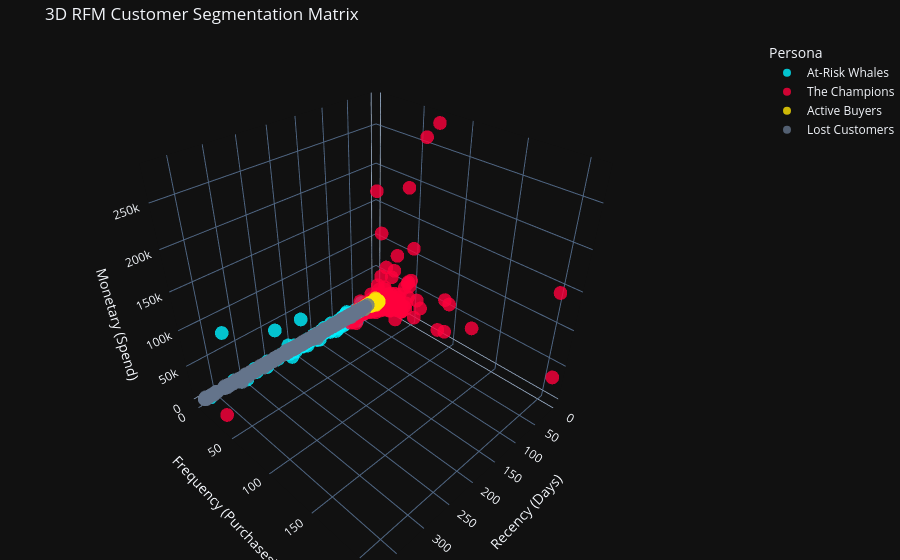

The notebook cell this image was saved under:
### Markdown cell above
# 7. Executive Business Personas & 3D Visualization
Translating the mathematical clusters into actionable marketing personas, and rendering a 3D interactive scatter plot to visualize the customer segmentation across the R, F, and M axes.

### Code cell
import plotly.express as px

# 1. Define the Business Personas
# (Note: Map these index numbers to the exact cluster IDs from your previous output)
persona_mapping = {
    cluster_summary.index[0]: 'The Champions',
    cluster_summary.index[1]: 'At-Risk Whales', 
    cluster_summary.index[2]: 'Active Buyers',
    cluster_summary.index[3]: 'Lost Customers'
}

# Apply personas to the master dataset
df_rfm['Persona'] = df_rfm['Cluster'].map(persona_mapping)

# 2. Render the 3D Interactive Engine
fig = px.scatter_3d(
    df_rfm, 
    x='Recency', 
    y='Frequency', 
    z='Monetary',
    color='Persona',
    title='3D RFM Customer Segmentation Matrix',
    color_discrete_sequence=['#00F0FF', '#FF003C', '#FCE205', '#64748B'],
    opacity=0.8,
    size_max=10
)

# Dark theme formatting to match the Cyberpunk Mainframe
fig.update_layout(
    template='plotly_dark',
    scene=dict(
        xaxis_title='Recency (Days)',
        yaxis_title='Frequency (Purchases)',
        zaxis_title='Monetary (Spend)'
    ),
    margin=dict(l=0, r=0, b=0, t=40)
)

fig.show()

### Figure 1 — Plotly figure (JSON) as saved in the notebook; plotly's stock layout.template omitted (floating-point values rounded to 4 significant figures; data arrays with more than 128 entries replaced by an {"elided": "..."} marker saying what was removed)
{"data": [{"hovertemplate": "Persona=At-Risk Whales<br>Recency=%{x}<br>Frequency=%{y}<br>Monetary=%{z}<extra></extra>", "legendgroup": "At-Risk Whales", "marker": {"color": "#00F0FF", "opacity": 0.8, "symbol": "circle"}, "mode": "markers", "name": "At-Risk Whales", "scene": "scene", "showlegend": true, "type": "scatter3d", "x": {"elided": "1173 int values"}, "y": {"elided": "1173 int values"}, "z": {"elided": "1173 float values"}}, {"hovertemplate": "Persona=The Champions<br>Recency=%{x}<br>Frequency=%{y}<br>Monetary=%{z}<extra></extra>", "legendgroup": "The Champions", "marker": {"color": "#FF003C", "opacity": 0.8, "symbol": "circle"}, "mode": "markers", "name": "The Champions", "scene": "scene", "showlegend": true, "type": "scatter3d", "x": {"elided": "716 int values"}, "y": {"elided": "716 int values"}, "z": {"elided": "716 float values"}}, {"hovertemplate": "Persona=Active Buyers<br>Recency=%{x}<br>Frequency=%{y}<br>Monetary=%{z}<extra></extra>", "legendgroup": "Active Buyers", "marker": {"color": "#FCE205", "opacity": 0.8, "symbol": "circle"}, "mode": "markers", "name": "Active Buyers", "scene": "scene", "showlegend": true, "type": "scatter3d", "x": {"elided": "837 int values"}, "y": {"elided": "837 int values"}, "z": {"elided": "837 float values"}}, {"hovertemplate": "Persona=Lost Customers<br>Recency=%{x}<br>Frequency=%{y}<br>Monetary=%{z}<extra></extra>", "legendgroup": "Lost Customers", "marker": {"color": "#64748B", "opacity": 0.8, "symbol": "circle"}, "mode": "markers", "name": "Lost Customers", "scene": "scene", "showlegend": true, "type": "scatter3d", "x": {"elided": "1612 int values"}, "y": {"elided": "1612 int values"}, "z": {"elided": "1612 float values"}}], "layout": {"legend": {"title": {"text": "Persona"}, "tracegroupgap": 0}, "margin": {"b": 0, "l": 0, "r": 0, "t": 40}, "scene": {"domain": {"x": [0, 1], "y": [0, 1]}, "xaxis": {"title": {"text": "Recency (Days)"}}, "yaxis": {"title": {"text": "Frequency (Purchases)"}}, "zaxis": {"title": {"text": "Monetary (Spend)"}}}, "title": {"text": "3D RFM Customer Segmentation Matrix"}}}
